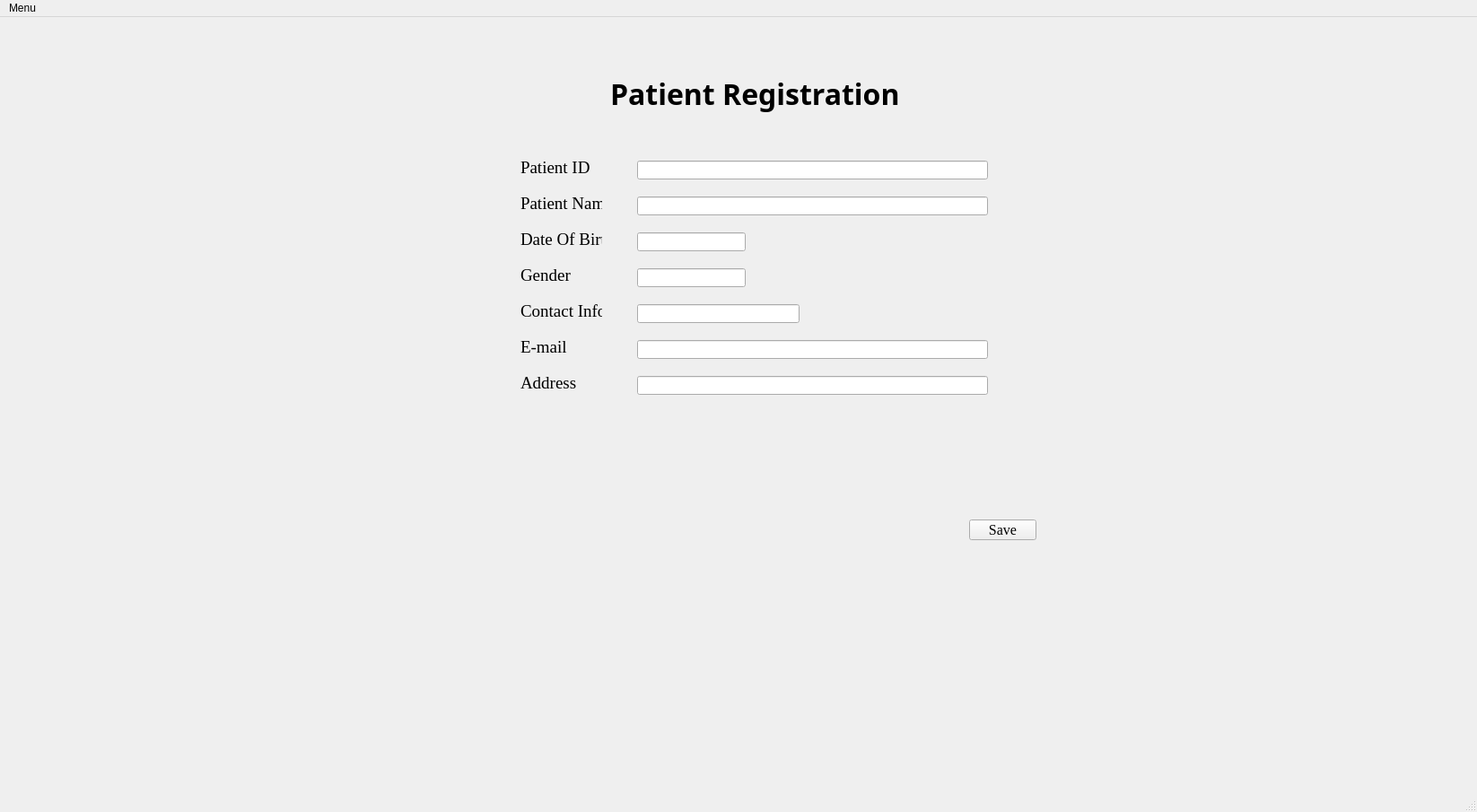
<?xml version="1.0" encoding="UTF-8"?>
<ui version="4.0">
 <class>MainWindow</class>
 <widget class="QMainWindow" name="MainWindow">
  <property name="geometry">
   <rect>
    <x>0</x>
    <y>0</y>
    <width>1646</width>
    <height>905</height>
   </rect>
  </property>
  <property name="windowTitle">
   <string>MainWindow</string>
  </property>
  <widget class="QWidget" name="centralwidget">
   <widget class="QLabel" name="label">
    <property name="geometry">
     <rect>
      <x>680</x>
      <y>20</y>
      <width>351</width>
      <height>131</height>
     </rect>
    </property>
    <property name="font">
     <font>
      <family>Bell MT</family>
      <pointsize>24</pointsize>
      <weight>75</weight>
      <bold>true</bold>
     </font>
    </property>
    <property name="text">
     <string>Patient Registration</string>
    </property>
   </widget>
   <widget class="QLabel" name="label_1">
    <property name="geometry">
     <rect>
      <x>580</x>
      <y>160</y>
      <width>121</width>
      <height>16</height>
     </rect>
    </property>
    <property name="font">
     <font>
      <family>Times New Roman</family>
      <pointsize>14</pointsize>
     </font>
    </property>
    <property name="text">
     <string>Patient ID</string>
    </property>
   </widget>
   <widget class="QLineEdit" name="lineEdit_1">
    <property name="geometry">
     <rect>
      <x>710</x>
      <y>160</y>
      <width>391</width>
      <height>21</height>
     </rect>
    </property>
    <property name="font">
     <font>
      <family>Times New Roman</family>
      <pointsize>12</pointsize>
     </font>
    </property>
   </widget>
   <widget class="QLabel" name="label_2">
    <property name="geometry">
     <rect>
      <x>580</x>
      <y>200</y>
      <width>91</width>
      <height>16</height>
     </rect>
    </property>
    <property name="font">
     <font>
      <family>Times New Roman</family>
      <pointsize>14</pointsize>
     </font>
    </property>
    <property name="text">
     <string>Patient Name</string>
    </property>
   </widget>
   <widget class="QLineEdit" name="lineEdit_2">
    <property name="geometry">
     <rect>
      <x>710</x>
      <y>200</y>
      <width>391</width>
      <height>21</height>
     </rect>
    </property>
    <property name="font">
     <font>
      <family>Times New Roman</family>
      <pointsize>12</pointsize>
     </font>
    </property>
   </widget>
   <widget class="QLabel" name="label_4">
    <property name="geometry">
     <rect>
      <x>580</x>
      <y>280</y>
      <width>111</width>
      <height>16</height>
     </rect>
    </property>
    <property name="font">
     <font>
      <family>Times New Roman</family>
      <pointsize>14</pointsize>
     </font>
    </property>
    <property name="text">
     <string>Gender</string>
    </property>
   </widget>
   <widget class="QLabel" name="label_5">
    <property name="geometry">
     <rect>
      <x>580</x>
      <y>320</y>
      <width>91</width>
      <height>16</height>
     </rect>
    </property>
    <property name="font">
     <font>
      <family>Times New Roman</family>
      <pointsize>14</pointsize>
     </font>
    </property>
    <property name="text">
     <string>Contact Info</string>
    </property>
   </widget>
   <widget class="QLabel" name="label_6">
    <property name="geometry">
     <rect>
      <x>580</x>
      <y>360</y>
      <width>91</width>
      <height>16</height>
     </rect>
    </property>
    <property name="font">
     <font>
      <family>Times New Roman</family>
      <pointsize>14</pointsize>
     </font>
    </property>
    <property name="text">
     <string>E-mail</string>
    </property>
   </widget>
   <!-- <widget class="QLabel" name="label_9">
    <property name="geometry">
     <rect>
      <x>580</x>
      <y>480</y>
      <width>91</width>
      <height>16</height>
     </rect>
    </property>
    <property name="font">
     <font>
      <family>Times New Roman</family>
      <pointsize>14</pointsize>
     </font>
    </property>
    <property name="text">
     <string>E-mail</string>
    </property>
   </widget> -->
   <!-- <widget class="QLabel" name="label_10">
    <property name="geometry">
     <rect>
      <x>580</x>
      <y>520</y>
      <width>121</width>
      <height>16</height>
     </rect>
    </property>
    <property name="font">
     <font>
      <family>Times New Roman</family>
      <pointsize>14</pointsize>
     </font>
    </property>
    <property name="text">
     <string>Address</string>
    </property>
   </widget> -->
   <widget class="QLineEdit" name="lineEdit_4">
    <property name="geometry">
     <rect>
      <x>710</x>
      <y>280</y>
      <width>121</width>
      <height>21</height>
     </rect>
    </property>
    <property name="font">
     <font>
      <family>Times New Roman</family>
      <pointsize>12</pointsize>
     </font>
    </property>
   </widget>
   <widget class="QLineEdit" name="lineEdit_5">
    <property name="geometry">
     <rect>
      <x>710</x>
      <y>320</y>
      <width>181</width>
      <height>21</height>
     </rect>
    </property>
    <property name="font">
     <font>
      <family>Times New Roman</family>
      <pointsize>12</pointsize>
     </font>
    </property>
   </widget>
   <widget class="QLineEdit" name="lineEdit_6">
    <property name="geometry">
     <rect>
      <x>710</x>
      <y>360</y>
      <width>391</width>
      <height>21</height>
     </rect>
    </property>
    <property name="font">
     <font>
      <family>Times New Roman</family>
      <pointsize>12</pointsize>
     </font>
    </property>
   </widget>
   <!-- <widget class="QLineEdit" name="lineEdit_9">
    <property name="geometry">
     <rect>
      <x>710</x>
      <y>480</y>
      <width>391</width>
      <height>21</height>
     </rect>
    </property>
    <property name="font">
     <font>
      <family>Times New Roman</family>
      <pointsize>12</pointsize>
     </font>
    </property>
   </widget> -->
   <!-- <widget class="QLineEdit" name="lineEdit_10">
    <property name="geometry">
     <rect>
      <x>710</x>
      <y>520</y>
      <width>391</width>
      <height>21</height>
     </rect>
    </property>
    <property name="font">
     <font>
      <family>Times New Roman</family>
      <pointsize>12</pointsize>
     </font>
    </property>
   </widget> -->
   <widget class="QLineEdit" name="lineEdit_7">
    <property name="geometry">
     <rect>
      <x>710</x>
      <y>400</y>
      <width>391</width>
      <height>21</height>
     </rect>
    </property>
    <property name="font">
     <font>
      <family>Times New Roman</family>
      <pointsize>12</pointsize>
     </font>
    </property>
   </widget>
   <widget class="QLabel" name="label_7">
    <property name="geometry">
     <rect>
      <x>580</x>
      <y>400</y>
      <width>91</width>
      <height>16</height>
     </rect>
    </property>
    <property name="font">
     <font>
      <family>Times New Roman</family>
      <pointsize>14</pointsize>
     </font>
    </property>
    <property name="text">
     <string>Address</string>
    </property>
   </widget>
   <!-- <widget class="QLineEdit" name="lineEdit_8">
    <property name="geometry">
     <rect>
      <x>710</x>
      <y>440</y>
      <width>121</width>
      <height>21</height>
     </rect>
    </property>
    <property name="font">
     <font>
      <family>Times New Roman</family>
      <pointsize>12</pointsize>
     </font>
    </property>
   </widget> -->
   <!-- <widget class="QLabel" name="label_8">
    <property name="geometry">
     <rect>
      <x>580</x>
      <y>440</y>
      <width>91</width>
      <height>16</height>
     </rect>
    </property>
    <property name="font">
     <font>
      <family>Times New Roman</family>
      <pointsize>14</pointsize>
     </font>
    </property>
    <property name="text">
     <string>Postcode</string>
    </property>
   </widget> -->
   <widget class="QPushButton" name="pushButton">
    <property name="geometry">
     <rect>
      <x>1080</x>
      <y>560</y>
      <width>75</width>
      <height>23</height>
     </rect>
    </property>
    <property name="font">
     <font>
      <family>Times New Roman</family>
      <pointsize>12</pointsize>
     </font>
    </property>
    <property name="text">
     <string>Save</string>
    </property>
   </widget>
   <widget class="QLabel" name="label_3">
    <property name="geometry">
     <rect>
      <x>580</x>
      <y>240</y>
      <width>91</width>
      <height>16</height>
     </rect>
    </property>
    <property name="font">
     <font>
      <family>Times New Roman</family>
      <pointsize>14</pointsize>
     </font>
    </property>
    <property name="text">
     <string>Date Of Birth</string>
    </property>
   </widget>
   <widget class="QLineEdit" name="lineEdit_3">
    <property name="geometry">
     <rect>
      <x>710</x>
      <y>240</y>
      <width>121</width>
      <height>21</height>
     </rect>
    </property>
    <property name="font">
     <font>
      <family>Times New Roman</family>
      <pointsize>12</pointsize>
     </font>
    </property>
   </widget>
  </widget>
  <widget class="QMenuBar" name="menubar">
   <property name="geometry">
    <rect>
     <x>0</x>
     <y>0</y>
     <width>1646</width>
     <height>21</height>
    </rect>
   </property>
   <widget class="QMenu" name="menuMenu">
    <property name="title">
     <string>Menu</string>
    </property>
    <addaction name="actionBack"/>
    <addaction name="actionSave"/>
   </widget>
   <addaction name="menuMenu"/>
  </widget>
  <widget class="QStatusBar" name="statusbar"/>
  <action name="actionBack">
   <property name="icon">
    <iconset>
     <normaloff>fugue-icons-3.5.6/icons/arrow-curve-180-left.png</normaloff>fugue-icons-3.5.6/icons/arrow-curve-180-left.png</iconset>
   </property>
   <property name="text">
    <string>Back</string>
   </property>
  </action>
  <action name="actionSave">
   <property name="icon">
    <iconset>
     <normaloff>fugue-icons-3.5.6/icons/blue-folder.png</normaloff>fugue-icons-3.5.6/icons/blue-folder.png</iconset>
   </property>
   <property name="text">
    <string>Save</string>
   </property>
  </action>
 </widget>
 <resources/>
 <connections/>
</ui>
